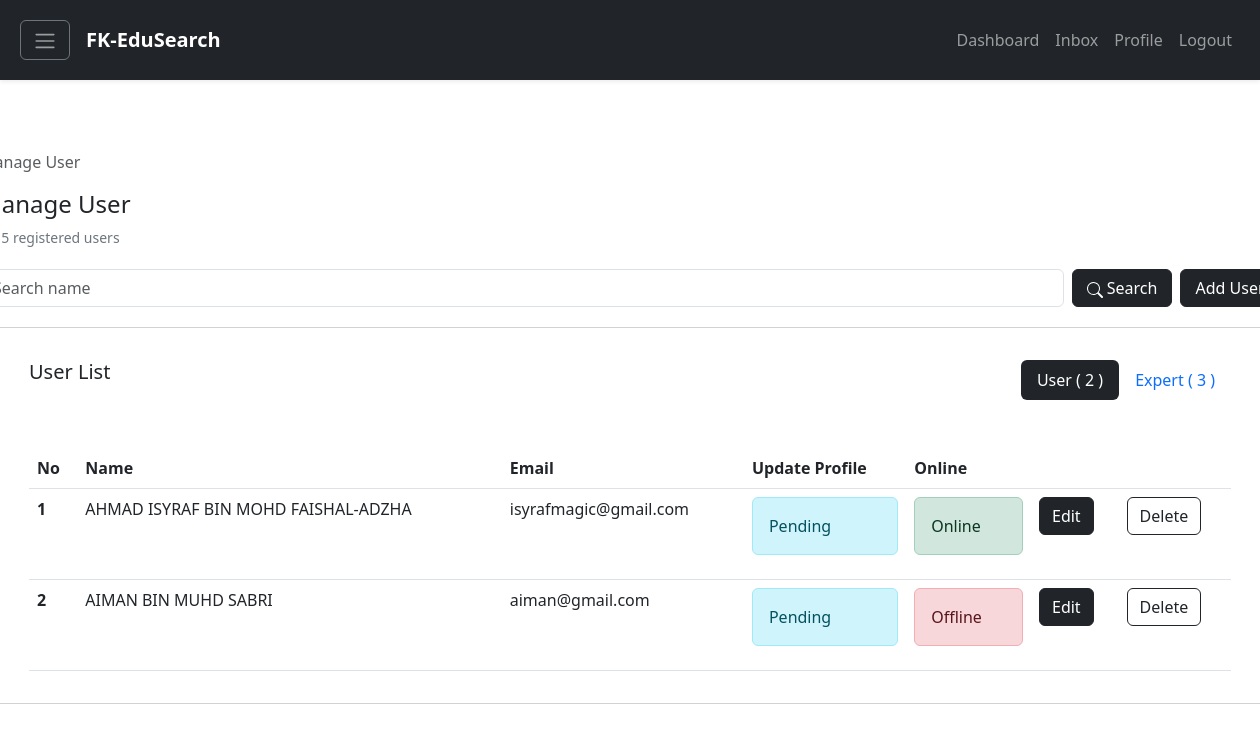
/users.php, run on an earlier commit of the app's database.
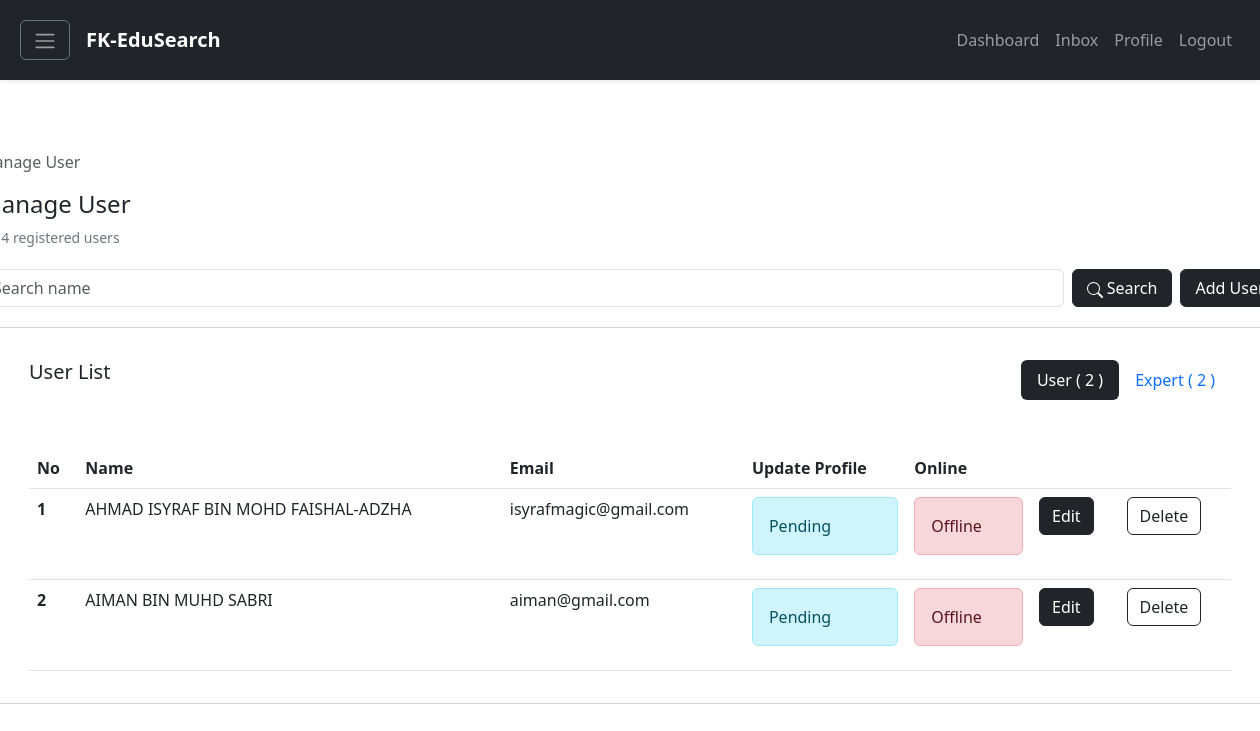
And on a later commit of the database.
### tables this page shows
CREATE TABLE `user` (
  `userid` int(11) NOT NULL,
  `userFullName` varchar(60) NOT NULL,
  `userEmail` varchar(60) NOT NULL,
  `userPassword` varchar(60) NOT NULL,
  `username` varchar(60) NOT NULL,
  `userAcademicStatus` varchar(60) DEFAULT NULL,
  `userUpdateProfileStatus` varchar(60) DEFAULT NULL,
  `userOnlineStatus` varchar(60) DEFAULT NULL
);

### classes/User.classes.php (called while the page is built, shortened)
<?php
class User extends Connection
{
    public function getAllUser()
    {
        $connection = $this->getConnection();
        $query = "SELECT * FROM user";
        $result = mysqli_query($connection, $query);
        if (!$result) {
            return false;
        } else {
            return $result;
        }
    }
    public function getTotalUser()
    {
        $connection = $this->getConnection();
        $query = "SELECT COUNT(userid) AS total FROM user";
        $result = mysqli_query($connection, $query);
        if (!$result) {
            return false;
        } else {
            $row = mysqli_fetch_assoc($result);
            return $row['total'];
        }
    }
}
?>

### classes/UserController.classes.php (called while the page is built, shortened)
<?php
class UserController extends User
{
    public function getAllUserController()
    {
        return $this->getAllUser();
    }
    public function getTotalUserController()
    {
        return $this->getTotalUser();
    }
}
?>

### classes/Expert.classes.php (called while the page is built, shortened)
<?php
class Expert extends Connection
{
    public function getTotalExpert() {
        $connection = $this->getConnection();
        $query = "SELECT COUNT(expertid) AS total FROM expert";
        $result = mysqli_query($connection, $query);
        if(!$result) {
            return false;
        } else {
            $row = mysqli_fetch_assoc($result);
            return $row['total'];
        }
    }
}
?>

### classes/ExpertController.classes.php (called while the page is built, shortened)
<?php
class ExpertController extends Expert
{
    public function getTotalExpertController()
    {
        return $this->getTotalExpert();
    }
}
?>

### users.php (the view, shortened to what the changed rows need)
<!DOCTYPE html>
<html lang="en">
<head>
    <link href="https://cdn.jsdelivr.net/npm/bootstrap@5.3.0-alpha3/dist/css/bootstrap.min.css" rel="stylesheet"
>
    <link rel="stylesheet" href="https://cdnjs.cloudflare.com/ajax/libs/animate.css/4.1.1/animate.min.css" />
</head>
<body>
    <?php include "components/navigation.php"; ?>
    <?php include "components/sidebar.php" ?>
    <?php
    $user = new UserController();
    $admin = new AdminController();
    $expert = new ExpertController();
    $type = $_REQUEST['type']? $_REQUEST['type'] : "user";
    $index = 0;
    if ($type == "admin") {
        $result = $admin->getAllAdmin();
        $click_user = false;
        $click_expert = false;
        $click_admin = true;
    } else {
        if (isset($_POST['submitsearch'])) {
            $search = $_REQUEST['search_keyword'];
            $result = $user->searchUserController($search);
        } else {
            $result = $user->getAllUserController();
        }
    }
    $total_user = $user->getTotalUserController();
    $total_expert = $expert->getTotalExpertController();
    $total_all_user = $total_user + $total_expert;
    ?>
    <div class="d-flex justify-content-center">
        <div>
            <div class="d-flex justify-content-between" style="margin-top: 150px; margin-bottom: 5px; width: 1300px">
                <div>
                    <nav aria-label="breadcrumb">
                        <ol class="breadcrumb">
                        </ol>
                    </nav>
                    <h4>Manage User</h4>
                    <figcaption class="blockquote-footer mt-1">
                        <?php echo isset($total_all_user) ? $total_all_user : "N/A" ?> registered users
                    </figcaption>
                </div>
            </div>
            <div class="card animate__animated animate__fadeInUp animate__fast" style="">
                <div class="card-body px-5">
                    <div class="mt-3 d-flex justify-content-between">
                        <form action="" method="post">
                            <div class="nav nav-pills">
                                <div class="nav-item">
                                    <button type="submit"
                                        class="<?php echo ($type == "expert" ? 'nav-link active bg-dark' : 'nav-link'); ?>"
                                        name="expert">Expert ( <?php echo isset($total_expert) ? $total_expert : 'N/A'; ?> )</button>
                                </div>
                            </div>
                        </form>
                    </div>
                    <table class="table mt-5" style="width: 100%">
                        <thead>
                            <tr>
                                <th scope="col">No</th>
                                <th scope="col">Name</th>
                                <th scope="col">Email</th>
                                <th scope="col">Update Profile</th>
                                <th scope="col">Online</th>
                                <th scope="col"></th>
                                <th scope="col"></th>
                            </tr>
                        </thead>
                        <tbody>
                            <?php
                            if ($type == "expert") {
                                if ($result->num_rows > 0) {
                                    while ($row = $result->fetch_assoc()) {
                                        $expertid = $row['expertid'];
                                        $status = $row['expertAccountStatus'] == "Active" ? "Active" : "Deactive";
                                        $profilestatus;
                                        $classprofilestatus;
                                        $index = $index + 1;
                                        $onlinestatus;
                                        $classonlinestatus;
                                        if ($row['expertUpdateProfileStatus'] == "Accepted") {
                                            $profilestatus = "Accepted";
                                            $classprofilestatus = "alert alert-success";
                                        } else if ($row['expertUpdateProfileStatus'] == "Pending") {
                                            $profilestatus = "Pending";
                                            $classprofilestatus = "alert alert-info";
                                        } else if ($row['expertUpdateProfileStatus'] == "Rejected") {
                                            $profilestatus = "Rejected";
                                            $classprofilestatus = "alert alert-danger";
                                        }
                                        if ($row['expertOnlineStatus'] == "Online") {
                                            $onlinestatus = "Online";
                                            $classonlinestatus = "alert alert-success";
                                        } else if ($row["expertOnlineStatus"] == "Offline") {
                                            $onlinestatus = "Offline";
                                            $classonlinestatus = "alert alert-danger";
                                        }
                                        echo '
                                        <tr>
                                            <th scope="row">' . $index . '</th>
                                            <td>' . $row['expertFullName'] . '</td>
                                            <td>' . $row['expertEmail'] . '</td>
                                            <td>' . $status . '</td>
                                            <td>
                                            <div class="' . $classprofilestatus . '" role="alert">
                                                ' . $profilestatus . '
                                            </div>
                                            </td>
                                            <td>
                                            <div class="' . $classonlinestatus . '">
                                                ' . $onlinestatus . '
                                            <div>
                                            </td>
                                            <td>
                                            <a href="edituser.php?userid=' . $expertid . '&type=expert">
                                                <button type="submit" class="btn btn-dark">Edit</button>
                                            </a>
                                            </td>
                                            <td><button type="button" class="btn btn-outline-dark" data-bs-toggle="modal" data-bs-target="#exampleModal' . $expertid . '">Delete</button></td>
                                        </tr>
                                        <div class="modal fade" id="exampleModal' . $expertid . '" tabindex="-1" aria-labelledby="exampleModalLabel' . $expertid . '" aria-hidden="true">
                                            <div class="modal-dialog">
                                                <div class="modal-content">
                                                <div class="modal-header">
                                                    <h1 class="modal-title fs-5" id="exampleModalLabel' . $expertid . '">Delete user account</h1>
                                                    <button type="button" class="btn-close" data-bs-dismiss="modal" aria-label="Close"></button>
                                                </div>
                                                <div class="modal-body">
                                                    Are you confirm to delete ' . $row['expertFullName'] . ' account?
                                                </div>
                                                <div class="modal-footer">
                                                    <button type="button" class="btn btn-secondary" data-bs-dismiss="modal">Close</button>
                                                    <button type="submit" class="btn btn-danger">Delete</button>
                                                </div>
                                                </div>
                                            </div>
                                        </div>
                                        ';
                                    }
                                }
                            } else {
                                if ($result->num_rows > 0) {
                                    while ($row = $result->fetch_assoc()) {
                                        $userid = $row['userid'];
                                        $index = $index + 1;
                                        if ($row['userUpdateProfileStatus'] == "Accepted") {
                                            $profilestatus = "Accepted";
                                            $classprofilestatus = "alert alert-success";
                                        } else if ($row['userUpdateProfileStatus'] == "Pending") {
                                            $profilestatus = "Pending";
                                            $classprofilestatus = "alert alert-info";
                                        } else if ($row['userUpdateProfileStatus'] == "Rejected") {
                                            $profilestatus = "Rejected";
                                            $classprofilestatus = "alert alert-danger";
                                        }
                                        if ($row['userOnlineStatus'] == "Online") {
                                            $onlinestatus = "Online";
                                            $classonlinestatus = "alert alert-success";
                                        } else if ($row['userOnlineStatus'] == "Offline") {
                                            $onlinestatus = "Offline";
                                            $classonlinestatus = "alert alert-danger";
                                        }
                                        echo '
                                        <tr>
                                            <th scope="row">' . $index . '</th>
                                            <td>' . $row['userFullName'] . '</td>
                                            <td>' . $row['userEmail'] . '</td>
                                            <td>
                                            <div class="' . $classprofilestatus . '" role="alert">
                                                ' . $profilestatus . '
                                            </div>
                                            </td>
                                            <td>
                                            <div class="' . $classonlinestatus . '" >
                                                ' . $onlinestatus . '
                                            </div>
                                            </td>
                                            <td>
                                             <a href="edituser.php?userid=' . $userid . '&type=user">
                                                <button type="submit" class="btn btn-dark" name="edit_button">Edit</button>
                                            </a>
                                            </td>
                                            <td><button type="button" class="btn btn-outline-dark" data-bs-toggle="modal" data-bs-target="#exampleModal' . $userid . '">Delete</button></td>
                                        </tr>
                                        <div class="modal fade" id="exampleModal' . $userid . '" tabindex="-1" aria-labelledby="exampleModalLabel' . $userid . '" aria-hidden="true">
                                                    <h1 class="modal-title fs-5" id="exampleModalLabel' . $userid . '">Delete user account</h1>
                                                    Are you confirm to delete ' . $row['userFullName'] . ' account?
                                                    <input type="hidden" value="' . $userid . '" name="userid" />
                                        </div>
                                        ';
                                    }
                                } else if ($result->num_rows < 0) {
                                    echo "Not found";
                                } else {
                                    echo '
                                    <div class="alert alert-danger mt-3" role="alert">
                                        Opps! seems like there is an error
                                    </div>
                                    ';
                                }
                            }
                            ?>
                        </tbody>
                    </table>
                </div>
            </div>
        </div>
    </div>
</body>
</html>

What changed in the data, as far as the page shows it:
changed user "AHMAD ISYRAF BIN MOHD FAISHAL-ADZHA": userOnlineStatus "Online" → "Offline"
Also different on the page:
$total_all_user: "5" → "4"
$total_expert: "3" → "2"
